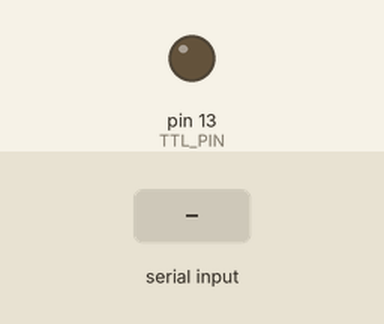
This sketch was run on a simulated Arduino Uno, built with avr-gcc and run on an emulated ATmega328P. Parts: output pins drawn as LEDs (lit = HIGH). Inputs (shaded band) come from the test bench.

Above: at 1.2 s.
1.3 s: "S" received over Serial
Timing chart, 0 to 4.3 s (numbered marks = the images above; inputs shaded):
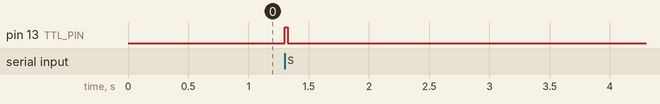

Measured:
- after the input at 1.3 s, pin 13 (TTL_PIN): LOW → HIGH at once, → LOW 0.03 s later

The sketch:

teensy_ext_stim.ino
```cpp
/*
  Teensy 4.0 StimROI TTL trigger
  - Listens for a single character 'S' on Serial.
  - Sets pin 13 HIGH for a short TTL pulse, then LOW.
  - Wire: BNC hot -> pin 13, BNC GND -> pin 14 (GND).
*/

const int TTL_PIN = 13;
const int PULSE_MS = 25; // TTL pulse width in milliseconds
const bool SERIAL_TEST_MODE = false;

void setup() {
  pinMode(TTL_PIN, OUTPUT);
  digitalWrite(TTL_PIN, LOW);
  Serial.begin(115200);
  if (SERIAL_TEST_MODE) {
    Serial.println("Teensy StimROI TTL ready. Send 'S' to pulse.");
  }
}

void loop() {
  if (Serial.available() > 0) {
    char c = (char)Serial.read();
    if (SERIAL_TEST_MODE) {
      Serial.print("RX: ");
      Serial.println(c);
    }
    if (c == 'S') {
      if (SERIAL_TEST_MODE) {
        Serial.println("Test mode: received 'S' (no TTL pulse).");
      } else {
        digitalWrite(TTL_PIN, HIGH);
        delay(PULSE_MS);
        digitalWrite(TTL_PIN, LOW);
      }
    }
  }
}
```
